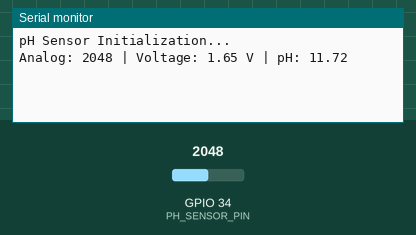
Simulated run of this sketch. Board: ESP32. Shown: the last lines printed to the serial monitor. Inputs (shaded band) come from the test bench; at power-on: GPIO 34 (PH_SENSOR_PIN) = 2048.

Above: at 2.2 s.
2.3 s: GPIO 34 (PH_SENSOR_PIN) set to 2866
At 4.0 s:
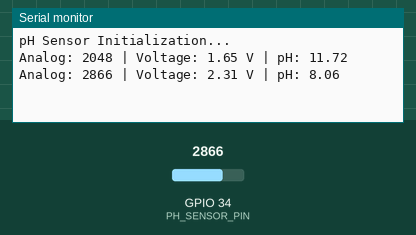
5.0 s: GPIO 34 (PH_SENSOR_PIN) set to 3603
At 5.6 s:
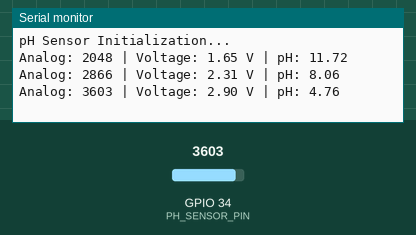
Timing chart, 0 to 8.0 s (numbered marks = the images above; inputs shaded):
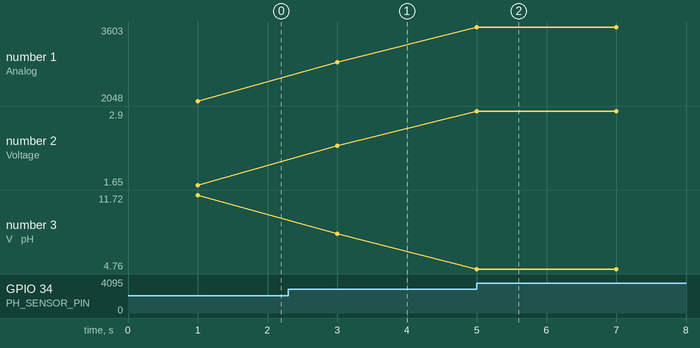

Measured:
- after the input at 2.3 s, the serial monitor: prints a new line after 0.70 s (image 1)
- after the input at 5.0 s, the serial monitor: prints a new line at once (image 2)
- plotted number 1: 2048 → 2866 after the input at 2.3 s, 2866 → 3603 after the input at 5.0 s
- plotted number 2: 1.65 → 2.31 after the input at 2.3 s, 2.31 → 2.9 after the input at 5.0 s
- plotted number 3: 11.72 → 8.06 after the input at 2.3 s, 8.06 → 4.76 after the input at 5.0 s

The sketch:

esp32_PH_SENSOR.ino
```cpp
#define PH_SENSOR_PIN 34  // Use any ADC pin (GPIO34 is analog-only on ESP32)

float calibration_offset = 0.0;  // Adjust after calibration if needed

void setup() {
  Serial.begin(115200);
  delay(1000);
  Serial.println("pH Sensor Initialization...");
}

void loop() {
  int analogValue = analogRead(PH_SENSOR_PIN);
  float voltage = analogValue * (3.3 / 4095.0); // Convert ADC to voltage

  // Formula to convert voltage to pH (may vary depending on your sensor)
  // Most sensors output ~0V (acidic) to ~3V (alkaline), 2.5V ≈ pH 7
  float pH = 7 + ((2.5 - voltage) / 0.18);  // 0.18V per pH (approx for many sensors)

  pH += calibration_offset;  // Apply offset if you've calibrated

  Serial.print("Analog: ");
  Serial.print(analogValue);
  Serial.print(" | Voltage: ");
  Serial.print(voltage, 2);
  Serial.print(" V | pH: ");
  Serial.println(pH, 2);

  delay(2000);
}
```
